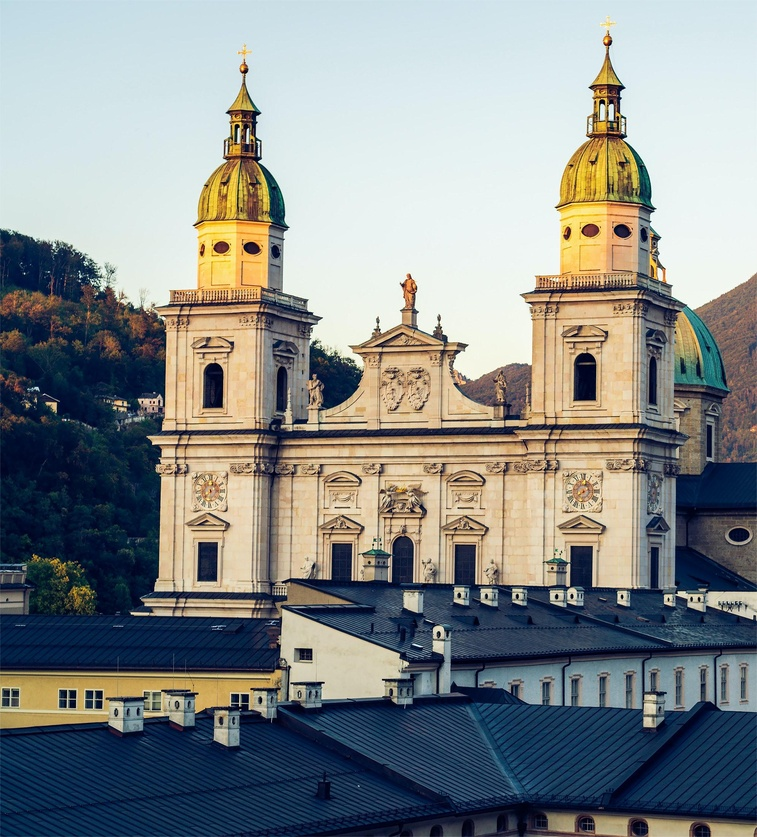
#> input picture 计算机视觉实践-练习1/data/img1-left.jpg, 757 x 837 px, shrunk from 1992 x 2201 before the run
$ jupyter execute ImageStitching-2.ipynb
#> lines starting #> are read from the running program, lines starting #| are printed output that depends on the picture
[cell 1]
import cv2
import matplotlib.pyplot as plt
# 读取待拼接图像
img1 = cv2.imread('data/img1-left.jpg')
#> img1 is the input picture: shape (837, 757, 3); mean B, G, R 138.3, 139.1, 134.6
img2 = cv2.imread('data/img1-right.jpg')
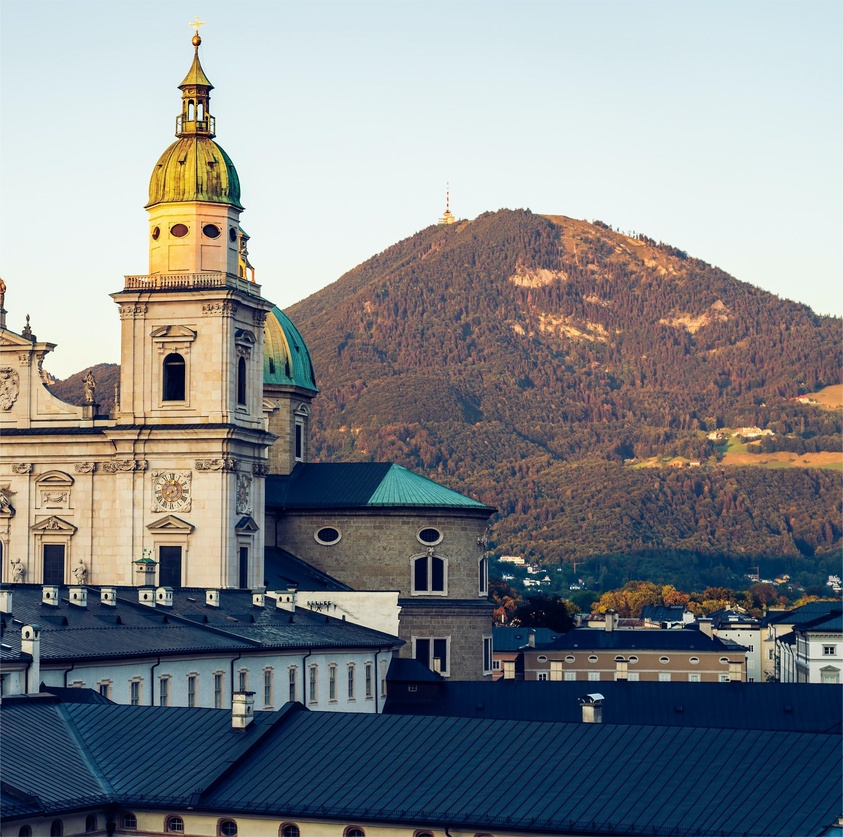
#> input picture 计算机视觉实践-练习1/data/img1-right.jpg, 843 x 837 px, shrunk from 2217 x 2201 before the run
#> img2 is the input picture: shape (837, 843, 3); mean B, G, R 137.5, 134.1, 130.3

# 创建stitcher对象并将两张图像拼接在一起
stitcher = cv2.Stitcher_create(cv2.STITCHER_SCANS)
(status, stitched) = stitcher.stitch((img1, img2))
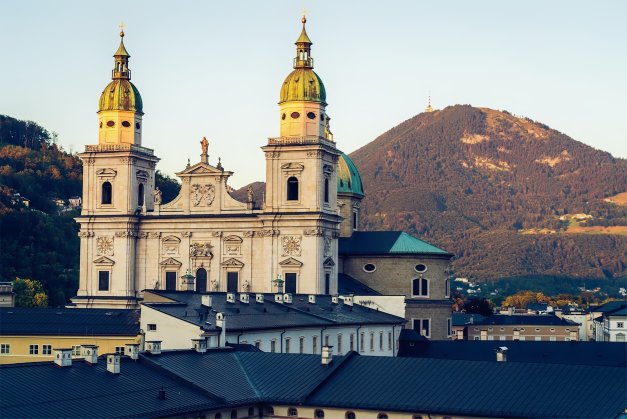
#> stitched: shape (837, 1254, 3) (shown at 1/2 size); mean B, G, R 134.9, 132.5, 128.1
#> status = 0

# 显示拼接后的图像
plt.imshow(stitched)
plt.show()
